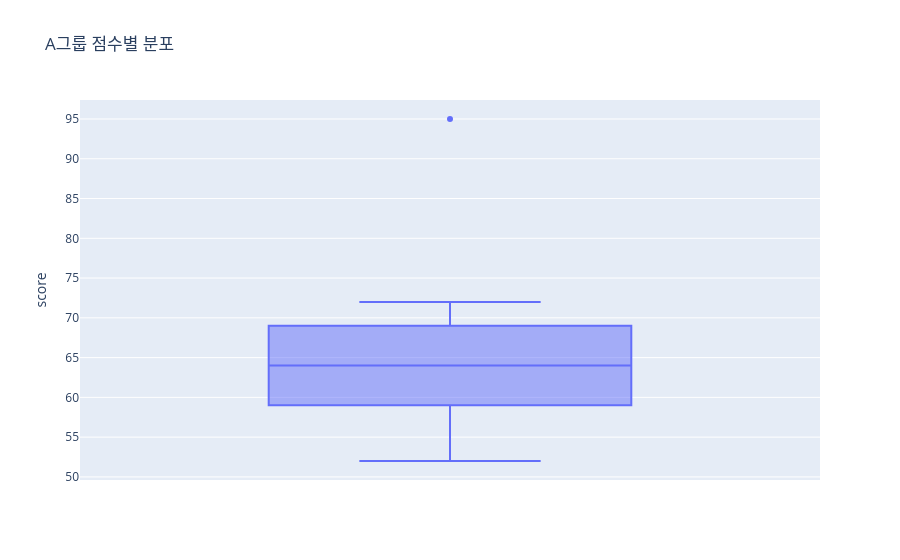

Notebook code cell kept with this figure:
### Code cell
fig = px.box(
    group_a,
    y='score',
    title='A그룹 점수별 분포'
)

fig.show()

### Figure 1 — Plotly figure (JSON) as saved in the notebook; plotly's stock layout.template omitted (floating-point values rounded to 4 significant figures)
{"data": [{"alignmentgroup": "True", "hovertemplate": "score=%{y}<extra></extra>", "legendgroup": "", "marker": {"color": "#636efa"}, "name": "", "notched": false, "offsetgroup": "", "orientation": "v", "showlegend": false, "x0": " ", "xaxis": "x", "y": [52, 55, 58, 60, 61, 63, 65, 67, 68, 70, 72, 95], "y0": " ", "yaxis": "y", "type": "box"}], "layout": {"xaxis": {"anchor": "y", "domain": [0.0, 1.0]}, "yaxis": {"anchor": "x", "domain": [0.0, 1.0], "title": {"text": "score"}}, "legend": {"tracegroupgap": 0}, "title": {"text": "A그룹 점수별 분포"}, "boxmode": "group"}}
